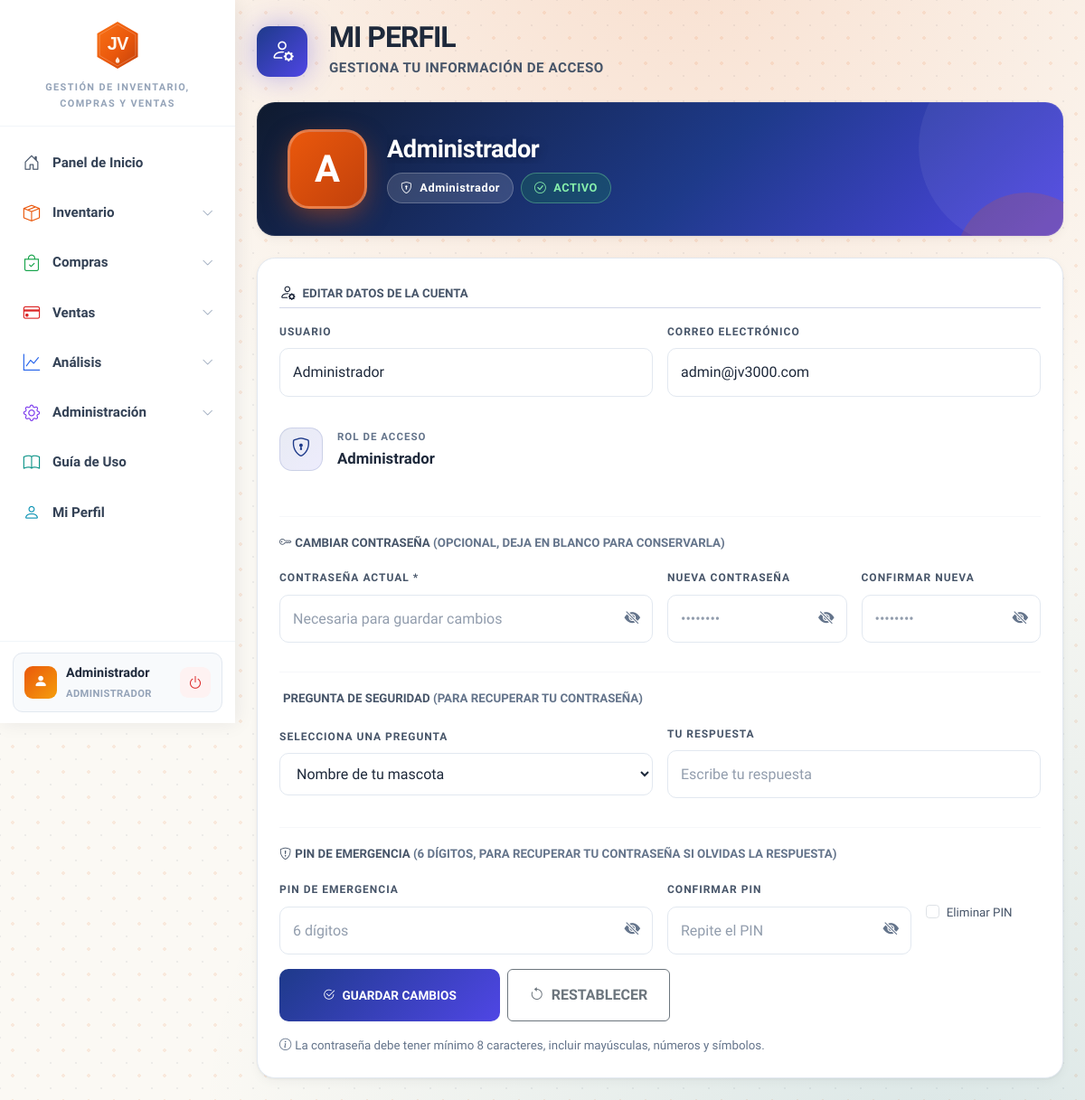
Before: /dashboard/perfil.php (signed in) with the older database file.
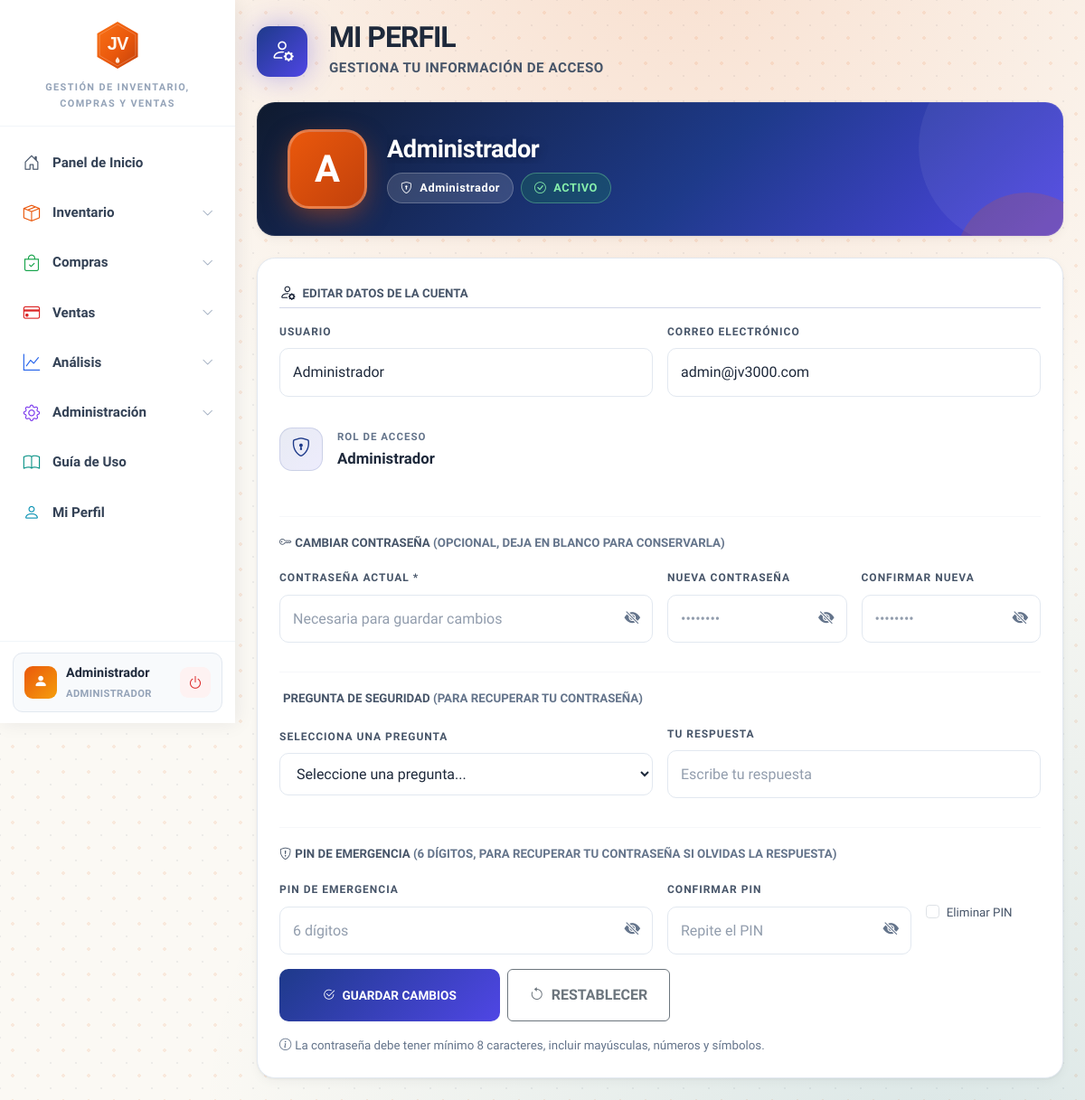
After: the same page with the newer database file.
### tables this page shows
CREATE TABLE `usuarios` (
  `id_usuario` int(11) NOT NULL AUTO_INCREMENT,
  `usuario` varchar(20) NOT NULL,
  `correo` varchar(100) NOT NULL,
  `password` varchar(255) NOT NULL,
  `password_check` varchar(64) DEFAULT NULL COMMENT 'SHA-256 de password en minúsculas para detección de duplicados',
  `id_rol` int(11) DEFAULT NULL,
  `status` enum('Activo','Inactivo') NOT NULL DEFAULT 'Activo',
  `aprobado` tinyint(1) DEFAULT 0 COMMENT '0=Pendiente, 1=Aprobado',
  `pregunta_seguridad` varchar(200) DEFAULT NULL,
  `respuesta_seguridad` varchar(255) DEFAULT NULL,
  `pin_emergencia` varchar(60) DEFAULT NULL COMMENT 'bcrypt hash de PIN 6 digitos de emergencia',
  PRIMARY KEY (`id_usuario`),
  UNIQUE KEY `idx_user` (`usuario`),
  UNIQUE KEY `idx_email` (`correo`),
  KEY `fk_rol` (`id_rol`),
  CONSTRAINT `fk_usuarios_rol` FOREIGN KEY (`id_rol`) REFERENCES `roles` (`id_rol`)
);

### includes/Database.php (called while the page is built, shortened)
<?php
class Database
{
    private static ?self $instance = null;
    private ?mysqli $conn = null;
    public static function getInstance(): self
    {
        if (self::$instance === null) {
            self::$instance = new self();
        }
        return self::$instance;
    }
    public function connect(string $host, string $user, string $pass, string $db, int $port = 3306): void
    {
        $this->conn = new mysqli($host, $user, $pass, $db, $port);
        $this->conn->set_charset('utf8mb4');
        $this->conn->autocommit(true);
    }
    public function execute(string $sql, array $params = []): mysqli_stmt
    {
        $stmt = $this->conn->prepare($sql);
        if (!empty($params)) {
            $types = '';
            $bindValues = [];
            foreach ($params as $p) {
                if (is_int($p)) {
                    $types .= 'i';
                } elseif (is_float($p)) {
                    $types .= 'd';
                } elseif (is_null($p)) {
                    $types .= 's';
                    $p = null;
                } else {
                    $types .= 's';
                }
                $bindValues[] = $p;
            }
            if (!empty($bindValues)) {
                $stmt->bind_param($types, ...$bindValues);
            }
        }
        if (!$stmt->execute()) {
            throw new RuntimeException('Error ejecutando consulta: ' . $stmt->error);
        }
        return $stmt;
    }
    public function fetchOne(string $sql, array $params = []): ?array
    {
        $stmt = $this->execute($sql, $params);
        $result = $stmt->get_result();
        $row = $result->fetch_assoc();
        return $row ?: null;
    }
}

### includes/helpers.php (called while the page is built, shortened)
<?php
if (!function_exists('getPreguntasRespuestas')) {
    function getPreguntasRespuestas(): array
    {
        return [
            'Nombre de tu mascota',
            'Ciudad donde naciste',
            'Nombre de tu mejor amigo',
            'Comida favorita',
            'Nombre de tu escuela primaria',
            'Apellido de tu abuela materna',
            'Marca de tu primer auto',
            'Color favorito',
        ];
    }
}

### dashboard/perfil.php (the view, shortened to what the changed rows need)
<?php
$db = Database::getInstance();
$id_usuario = (int)$_SESSION['id_usuario'];
$usuario_data = $db->fetchOne("SELECT id_usuario, usuario, correo, password, password_check, pregunta_seguridad, pin_emergencia FROM usuarios WHERE id_usuario = ?", [$id_usuario]);
$roles_map = [1 => 'Administrador', 2 => 'Operador de Carga', 3 => 'Operador de Ventas'];
$rol_perfil = $roles_map[(int)($_SESSION['id_rol'] ?? 0)] ?? 'Sin rol';
$inicial = strtoupper(substr($usuario_data['usuario'], 0, 1));
$preguntas_opciones = getPreguntasRespuestas();
?>
<!DOCTYPE html>
<html lang="es">
<head>
    <?php include '../includes/diseno.php'; ?>
    <link rel="stylesheet" href="../assets/dashboard/perfil.css?v=4">
</head>
<body>
    <?php include '../includes/sidebar.php'; ?>
    <div class="main-wrapper" id="mainWrapper">
        <div class="container-fluid px-4 py-4">
            <div class="d-flex align-items-center gap-4 mb-4">
                <div>
                    <h1 class="module-title">MI PERFIL</h1>
                </div>
            </div>
            <div class="profile-hero mb-4">
                <div class="profile-hero-bg" aria-hidden="true"></div>
                <div class="profile-avatar"><?php echo $inicial; ?></div>
                <div class="profile-hero-info">
                    <h2 class="profile-name" title="<?php echo htmlspecialchars($usuario_data['usuario']); ?>"><?php echo htmlspecialchars($usuario_data['usuario']); ?></h2>
                    <div class="d-flex align-items-center gap-2 flex-wrap">
                        <span class="profile-role"><i class="bi bi-shield-lock me-1"></i><?php echo htmlspecialchars($rol_perfil); ?></span>
                        <span class="profile-role profile-role-status"><i class="bi bi-check-circle me-1"></i>ACTIVO</span>
                    </div>
                </div>
            </div>
            <div class="row g-4">
                <div class="col-12">
                    <div class="card-jv p-4 perfil-form">
                        <form method="POST" class="row g-3" id="formPerfil">
                            <div class="col-md-6">
                                <label class="form-label-jv" for="perfil_usuario">USUARIO</label>
                                <input type="text" id="perfil_usuario" name="usuario" class="input-jv" required maxlength="20" value="<?php echo htmlspecialchars($usuario_data['usuario']); ?>" autocomplete="username">
                            </div>
                            <div class="col-md-6">
                                <label class="form-label-jv" for="perfil_correo">CORREO ELECTRÓNICO</label>
                                <input type="email" id="perfil_correo" name="correo" class="input-jv" required maxlength="100" value="<?php echo htmlspecialchars($usuario_data['correo'] ?? ''); ?>" autocomplete="email">
                            </div>
                            <div class="col-12">
                                <div class="row g-3 align-items-center">
                                    <div class="col-md-6">
                                        <label class="form-label-jv" for="perfil_pregunta">SELECCIONA UNA PREGUNTA</label>
                                        <select id="perfil_pregunta" name="pregunta_seguridad" class="input-jv" required>
                                            <option value="">Seleccione una pregunta...</option>
                                            <?php foreach ($preguntas_opciones as $p): ?>
                                                <option value="<?php echo htmlspecialchars($p); ?>" <?php echo ($p === ($usuario_data['pregunta_seguridad'] ?? '')) ? 'selected' : ''; ?>><?php echo htmlspecialchars($p); ?></option>
                                            <?php endforeach; ?>
                                        </select>
                                    </div>
                                </div>
                            </div>
                            <div class="col-12">
                                <div class="row g-3 align-items-center">
                                    <div class="col-md-6">
                                        <div style="position:relative;">
                                            <input type="password" id="perfil_pin" name="pin_emergencia" class="input-jv" inputmode="numeric" autocomplete="off" maxlength="6" placeholder="<?php echo !empty($usuario_data['pin_emergencia']) ? '•••••• (configurado)' : '6 dígitos'; ?>" style="padding-right:40px;">
                                            <button type="button" onclick="togglePass('perfil_pin', this)" style="position:absolute;right:8px;top:50%;transform:translateY(-50%);background:none;border:none;cursor:pointer;color:#64748b;font-size:1.1rem;"><i class="bi bi-eye-slash-fill"></i></button>
                                        </div>
                                    </div>
                                </div>
                            </div>
                        </form>
                    </div>
                </div>
            </div>
        </div>
    </div>
</body>
</html>

Changed rows visible on the page:
changed usuarios "Administrador": pregunta_seguridad "Nombre de tu mascota" → (not shown)
Other visible differences:
form field pregunta_seguridad: (not shown) → "Seleccione una pregunta..."
